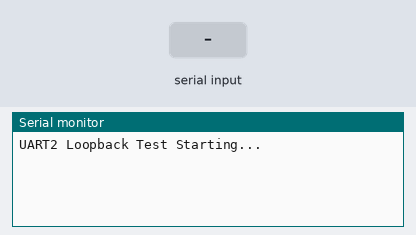
This sketch was run on a simulated ESP32. Parts: the last lines printed to the serial monitor. The inputs (shaded band) are chosen by the test bench.

Above: at 2.2 s.
2.3 s: "1\n" received over the second serial link
At 3.9 s:
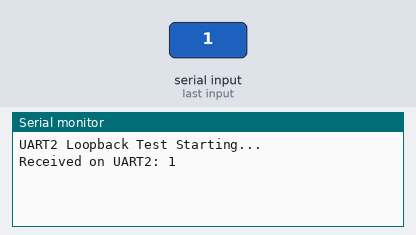
4.5 s: "0\n" received over the second serial link
At 5.4 s:
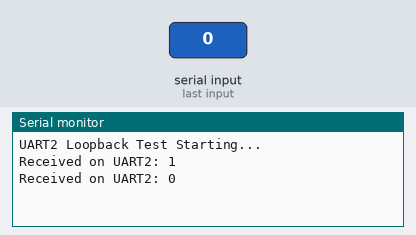
6.0 s: "2\n" received over the second serial link
At 7.4 s:
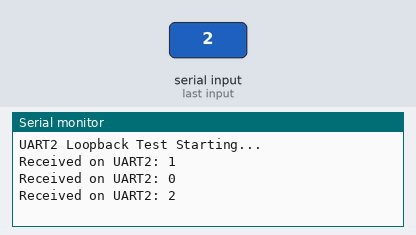

The sketch:

uart_check.ino
```cpp
#define RXD2 16
#define TXD2 17

void setup() {
  Serial.begin(115200);  // USB debug
  Serial2.begin(9600, SERIAL_8N1, RXD2, TXD2);  // UART2

  Serial.println("UART2 Loopback Test Starting...");
  delay(1000);
}

void loop() {
  Serial2.println("Hello from UART2");

  if (Serial2.available()) {
    String data = Serial2.readStringUntil('\n');
    Serial.print("Received on UART2: ");
    Serial.println(data);
  }

  delay(1000);
}
```

Measured:
- after the input at 2.3 s, the serial monitor: prints a new line after 0.70 s (image 1)
- after the input at 4.5 s, the serial monitor: prints a new line after 0.50 s (image 2)
- after the input at 6.0 s, the serial monitor: prints a new line at once (image 3)
